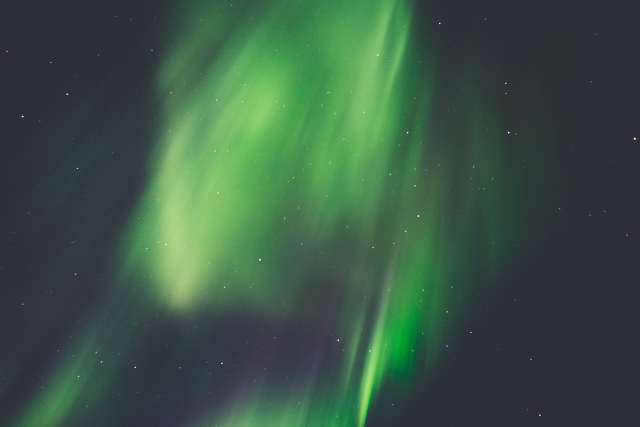
#> input picture pi-tetra/pics/7qPnoi1.jpg, 1280 x 854 px (shown at 1/2 size)
$ python -i tetra.py   (imports and definitions only)   (older library calls are emulated)
#> lines starting #> are read from the running program, lines starting #| are printed output that depends on the picture
"""
Copyright (c) 2016 Julian Brown

Permission is hereby granted, free of charge, to any person obtaining a copy of this software and associated documentation files (the "Software"), to deal in the Software without restriction, including without limitation the rights to use, copy, modify, merge, publish, distribute, sublicense, and/or sell copies of the Software, and to permit persons to whom the Software is furnished to do so, subject to the following conditions:

The above copyright notice and this permission notice shall be included in all copies or substantial portions of the Software.

THE SOFTWARE IS PROVIDED "AS IS", WITHOUT WARRANTY OF ANY KIND, EXPRESS OR IMPLIED, INCLUDING BUT NOT LIMITED TO THE WARRANTIES OF MERCHANTABILITY, FITNESS FOR A PARTICULAR PURPOSE AND NONINFRINGEMENT. IN NO EVENT SHALL THE AUTHORS OR COPYRIGHT HOLDERS BE LIABLE FOR ANY CLAIM, DAMAGES OR OTHER LIABILITY, WHETHER IN AN ACTION OF CONTRACT, TORT OR OTHERWISE, ARISING FROM, OUT OF OR IN CONNECTION WITH THE SOFTWARE OR THE USE OR OTHER DEALINGS IN THE SOFTWARE.
"""

import numpy as np
import itertools
from PIL import Image
import scipy.ndimage
import scipy.optimize
import scipy.stats
import glob
import time
import threading
from numpy.core import  asanyarray, ravel, dot, sqrt

# directory containing input images
image_directory = './pics'

# boolean for whether or not to display an annotated version
# of the image with identified stars circled in green and
# unmatched catalog stars circled in red
show_solution = False

# boolean for whether or not to print coordinate on terminal
print_solution = False

# maximum fields of view of catalog patterns in degrees
# determines approximately what image fields of view
# can be identified by the algorithm
max_fovs = [10, 15, 20, 25, 30, 35, 40, 45, 50, 55, 60]

# radius around image stars to search for matching catalog stars
# as a fraction of image field of view in x dimension
match_radius = .01

# maximum error in edge ratios
max_error = .01

# image downsampling factor for median filtering
downsample_factor = 2

# median filter window radius in down-sampled image pixels
filter_radius = 2
filter_width = filter_radius * 2 + 1

# percentage of pattern catalog that stores values
catalog_fill_factor = .5

# number of divisions along each dimension of the pattern catalog
num_catalog_bins = 25

# maximum number of pattern catalog stars within
# the maximum fov centered on any given pattern catalog star
max_stars_per_fov = 10

# minimum star brightness magnitude
magnitude_minimum = 5.0

# minimum allowable angle between star vectors in radians
# used to remove double stars
min_angle = .002

# number of stars to use in each pattern
pattern_size = 5

# minimum number of pixels in a group of bright pixels
# needed to classify the group as a star
min_pixels_in_group = 3

# centroiding window radius around a star's center pixel
# does not count the center pixel
window_radius = 2

# maximum number of bright stars to check against pattern catalog
max_pattern_checking_stars = 8

# maximum probability of mismatch for verifying an attitude determination
max_mismatch_probability = 1e-20

# percentage of fine sky map that stores values
fine_sky_map_fill_factor = .5

# number of divisions to break a single radius of
# the celestial sphere into for rapid star lookup
num_fine_sky_map_bins = 100

# percentage of course sky map that stores values
course_sky_map_fill_factor = .5

# number of divisions to break a single radius of
# the celestial sphere into for rapid star lookup
num_course_sky_map_bins = 4

# constant used for randomizing hash functions
avalanche_constant = 2654435761


# np.linalg.norm(x, ord=None, axis=None, keepdims=False)
def norm(x):
    return sqrt(dot(x, x))

def m_norm(x):
    x = asanyarray(x).ravel(order='K')
    return sqrt(dot(x, x))

# converts a hash_code into an index in the hash table
# [40 lines left out: functions hash_code_to_index, get_nearby_stars_compressed_course, not called in this run]


# open the pattern catalog and fine sky map and test whether they are fully
# generated with the following parameters and if not, regenerate them
parameters = (max_fovs,
              num_catalog_bins,
              max_stars_per_fov,
              magnitude_minimum,
              min_angle,
              pattern_size,
              fine_sky_map_fill_factor,
              num_fine_sky_map_bins,
              course_sky_map_fill_factor,
              num_course_sky_map_bins)
# try opening the database files
# [245 lines not run here, left out]


# run the tetra star tracking algorithm on the given image file
def tetra_from_file(image_file_name):
  # read image from file and convert to black and white

#> called with image_file_name = 'pics/7qPnoi1.jpg'
  start_millis = int(round(time.time() * 1000))


  image = np.array(Image.open(image_file_name).convert('L'))
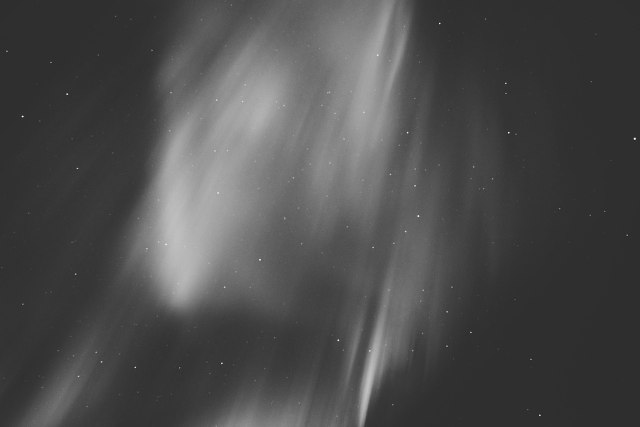
#> image: shape (854, 1280) (shown at 1/2 size); min 24, max 254, mean 76.2

  print("Load image: " + str( int(round(time.time() * 1000)) - start_millis ))


  return tetra(image)


# run the tetra star tracking algorithm on the given image
# param image: np.array whit black and white sky night image
def tetra(image):
  # extract height (y) and width (x) of image
  height, width = image.shape
  # flatten image by subtracting median filtered image
  # clip image so size is a multiple of downsample_factor
  # note that this may shift the center of the image
  height = height - height % downsample_factor
  width = width - width % downsample_factor
  image = image[:height, :width]


  start_millis = int(round(time.time() * 1000))
  # downsample image for median filtering
  downsampled_image = image.reshape((height//downsample_factor,downsample_factor,width//downsample_factor,downsample_factor)).mean(axis=3).mean(axis=1)
  # apply median filter to downsampled image
  median_filtered_image = scipy.ndimage.filters.median_filter(downsampled_image, size=filter_width, output=image.dtype)
  # upsample median filtered image back to original image size
  upsampled_median_filtered_image = median_filtered_image.repeat(downsample_factor, axis=0).repeat(downsample_factor, axis=1)
  # subtract the minimum of the image pixel and the local median to prevent values less than 0
  normalized_image = image - np.minimum.reduce([upsampled_median_filtered_image, image])

  print("Median filter: " + str( int(round(time.time() * 1000)) - start_millis ))


  start_millis = int(round(time.time() * 1000))

  # find all groups of pixels brighter than 5 sigma
  bright_pixels = zip(*np.where(normalized_image > 5 * np.std(normalized_image)))
  # group adjacent bright pixels together
  # create a dictionary mapping pixels to their group
  pixel_to_group = {}
  # iterate over the pixels from upper left to lower right
  for pixel in bright_pixels:
    # check whether the pixels above or to the left are part of
    # an existing group, which the current pixel will be added to
    left_pixel = (pixel[0]  , pixel[1]-1)
    up_pixel   = (pixel[0]-1, pixel[1]  )
    in_left_group = left_pixel in pixel_to_group
    in_up_group = up_pixel in pixel_to_group
    # if both are part of existing, disjoint groups, add the current pixel and combine the groups
    if in_left_group and in_up_group and id(pixel_to_group[left_pixel]) != id(pixel_to_group[up_pixel]):
      # add the current pixel to the upper pixel's group
      pixel_to_group[up_pixel].append(pixel)
      # append the upper pixel group onto the left pixel group
      pixel_to_group[left_pixel].extend(pixel_to_group[up_pixel])
      # replace all of the upper pixel group's dictionary entries
      # with references to the left pixel group
      for up_group_pixel in pixel_to_group[up_pixel]:
        pixel_to_group[up_group_pixel] = pixel_to_group[left_pixel]
    # if exactly one of the left pixel or upper pixels is part of an existing group,
    # add the current pixel to that group and add the current pixel to the dictionary
    elif in_left_group:
      pixel_to_group[left_pixel].append(pixel)
      pixel_to_group[pixel] = pixel_to_group[left_pixel]
    elif in_up_group:
      pixel_to_group[up_pixel].append(pixel)
      pixel_to_group[pixel] = pixel_to_group[up_pixel]
    # if neither of the left pixel or upper pixel are in an existing group,
    # add the current pixel to its own group and store it in the dictionary
    else:
      pixel_to_group[pixel] = [pixel]
  # iterate over the dictionary to extract all of the unique groups
  seen = set()
  groups = [seen.add(id(group)) or group for group in pixel_to_group.values() if id(group) not in seen]

  # find the brightest pixel for each group containing at least
  # the minimum number of pixels required to be classified as a star
  star_center_pixels = [max(group, key=lambda pixel: normalized_image[pixel]) for group in groups if len(group) > min_pixels_in_group]
  # find the centroid, or center of mass, of each star
  window_size = window_radius * 2 + 1
  # pixel values are weighted by their distances from the left (x) and top (y) of the window
  x_weights = np.fromfunction(lambda y,x:x+.5,(window_size, window_size))
  y_weights = np.fromfunction(lambda y,x:y+.5,(window_size, window_size))
  star_centroids = []
  for (y,x) in star_center_pixels:
    # throw out star if it's too close to the edge of the image
    if y < window_radius or y >= height - window_radius or \
       x < window_radius or x >= width  - window_radius:
      continue
    # extract the window around the star center from the image
    star_window = normalized_image[y-window_radius:y+window_radius+1, x-window_radius:x+window_radius+1]
    # find the total mass, or brightness, of the window
    mass = np.sum(star_window)
    # calculate the center of mass of the window in the x and y dimensions separately
    x_center = np.sum(star_window * x_weights) / mass - window_radius
    y_center = np.sum(star_window * y_weights) / mass - window_radius
    # correct the star center position using the calculated center of mass to create a centroid
    star_centroids.append((y + y_center, x + x_center))
  # sort star centroids from brightest to dimmest by comparing the total masses of their window pixels
  star_centroids.sort(key=lambda yx:-np.sum(normalized_image[ int(yx[0]-window_radius) : int(yx[0]+window_radius+1), int(yx[1]-window_radius) : int(yx[1]+window_radius+1) ]))

  print("Star identification: " + str( int(round(time.time() * 1000)) - start_millis ))


  # compute list of (i,j,k) vectors given list of (y,x) star centroids and
  # an estimate of the image's field-of-view in the x dimension
  # by applying the pinhole camera equations
  def compute_vectors(star_centroids, fov):
    center_x = width / 2.
    center_y = height / 2.
    fov_rad = fov * np.pi / 180
    scale_factor = np.tan(fov_rad / 2) / center_x
    star_vectors = []
    for (star_y, star_x) in star_centroids:
      j_over_i = (center_x - star_x) * scale_factor
      k_over_i = (center_y - star_y) * scale_factor
      i = 1. / np.sqrt(1 + j_over_i**2 + k_over_i**2)
      j = j_over_i * i
      k = k_over_i * i
      star_vectors.append(np.array([i,j,k]))
    return star_vectors

  # generate star patterns in order of brightness
  def centroid_pattern_generator(star_centroids, pattern_size):
    # break if there aren't enough centroids to make even one pattern
    if len(star_centroids) < pattern_size:
      return
    star_centroids = np.array(star_centroids)
    # create a list of the pattern's centroid indices
    # add the lower and upper index bounds as the first
    # and last elements, respectively
    pattern_indices = [-1] + list(range(pattern_size)) + [len(star_centroids)]
    # output the very brightest centroids before doing anything else
    yield star_centroids[pattern_indices[1:-1]]
    # iterate until the very dimmest centroids have been output
    # which occurs when the first pattern index has reached its maximum value
    while pattern_indices[1] < len(star_centroids) - pattern_size:
      # increment the pattern indices in order
      for index_to_change in range(1, pattern_size + 1):
        pattern_indices[index_to_change] += 1
        # if the current set of pattern indices is valid, use them
        if pattern_indices[index_to_change] < pattern_indices[index_to_change + 1]:
          break
        # otherwise, incrementing caused a conflict with the next pattern index
        # resolve the conflict by resetting the current pattern index and moving on
        else:
          pattern_indices[index_to_change] = pattern_indices[index_to_change - 1] + 1
      # output the centroids corresponding to the current set of pattern indices
      yield star_centroids[pattern_indices[1:-1]]
  # iterate over every combination of size pattern_size of the brightest max_pattern_checking_stars stars in the image
  for pattern_star_centroids in centroid_pattern_generator(star_centroids[:max_pattern_checking_stars], pattern_size):
    # iterate over possible fields-of-view
    for fov_estimate in max_fovs:
      # compute star vectors using an estimate for the field-of-view in the x dimension
      pattern_star_vectors = compute_vectors(pattern_star_centroids, fov_estimate)
      # calculate and sort the edges of the star pattern, which are the Euclidean distances between its stars' vectors
      pattern_edges = np.sort([norm(np.subtract(*star_pair)) for star_pair in itertools.combinations(pattern_star_vectors, 2)])
      # extract the largest edge
      pattern_largest_edge = pattern_edges[-1]
      # divide the pattern's edges by the largest edge to create dimensionless ratios for lookup in the catalog
      pattern_edge_ratios = pattern_edges[:-1] / pattern_largest_edge
      # given error of at most max_error in the edge_ratios, compute the space of hash codes to lookup in the catalog
      hash_code_space = [range(max(low,0), min(high+1,num_catalog_bins)) for (low, high) in zip(((pattern_edge_ratios - max_error) * num_catalog_bins).astype(np.int),((pattern_edge_ratios + max_error) * num_catalog_bins).astype(np.int))]
      # iterate over hash code space, only looking up non-duplicate codes that are in sorted order
      for hash_code in set([tuple(sorted(code)) for code in itertools.product(*hash_code_space)]):
        hash_code = tuple(hash_code)
#> (the run stopped early here; a loop or call above may not have finished)

$ run again, on pi-tetra/pics/fail_test.jpg
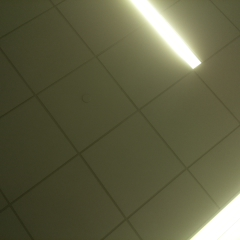
#> input picture pi-tetra/pics/fail_test.jpg, 240 x 240 px
#> in tetra_from_file, `image = np.array(Image.open(image_file_name).convert('L'))`:
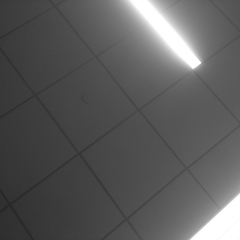
#> image: shape (240, 240); min 38, max 255, mean 91.3
